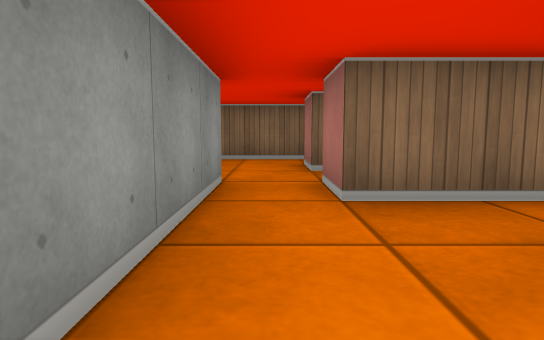
View 1 (above)

24 first-person views from a walk through a cub3D ray-caster map. The camera is about half as high as the walls, tilts 6° down and sees 75° across. The floor is counted in squares. Each view is taken from the middle of a square. On the plan, view 1 faces up. The plan holds only what a view shows up to about 9 squares ahead; the rest is blank.

View 2
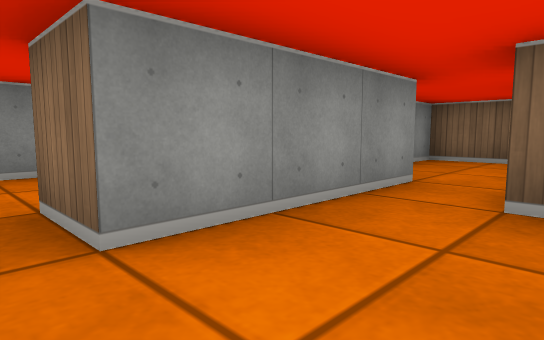

View 3
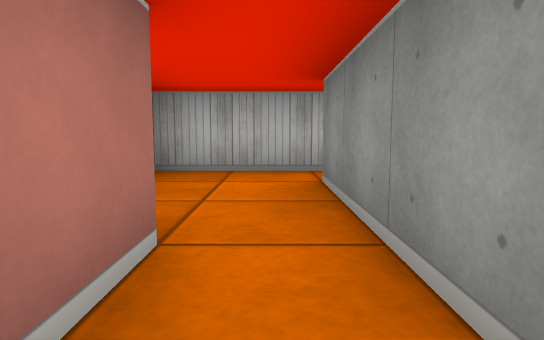

View 4
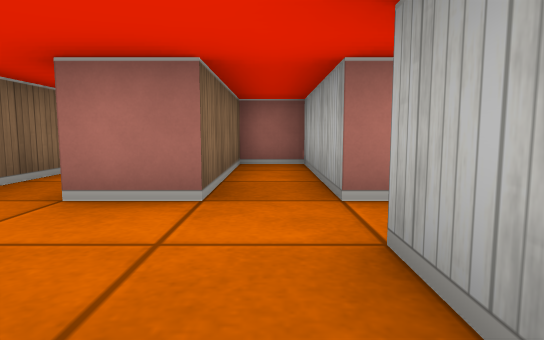

View 5
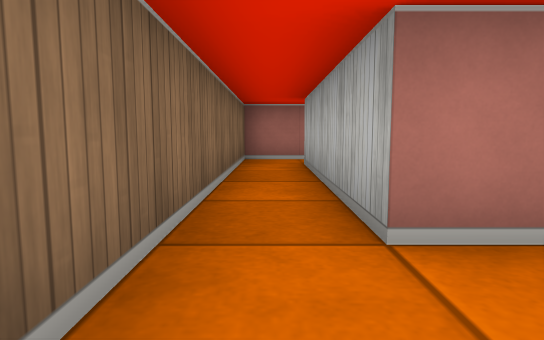

View 6
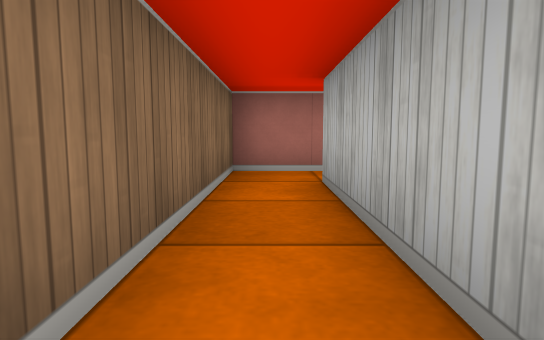

View 7
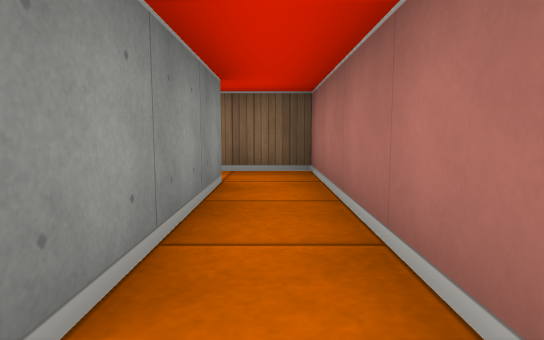

View 8
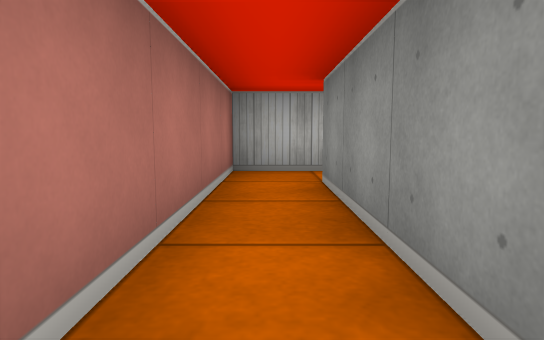

View 9
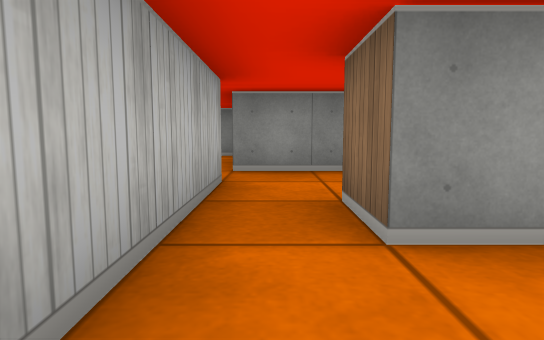

View 10
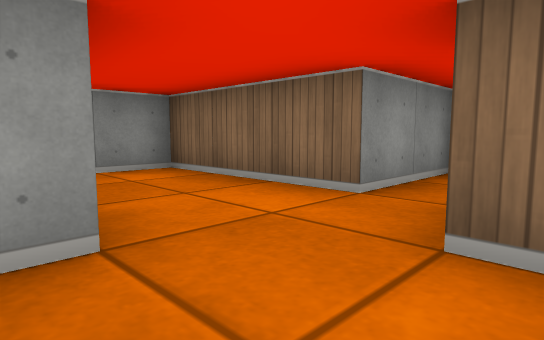

View 11
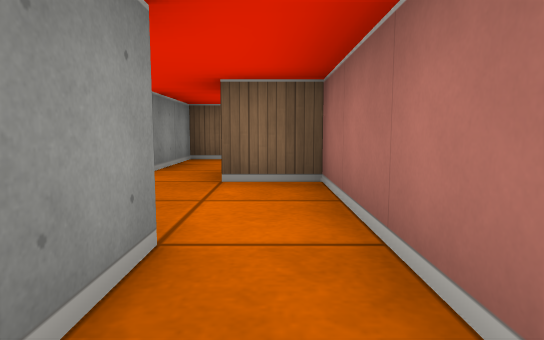

View 12
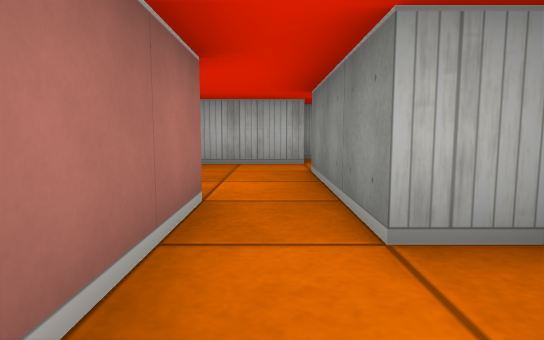

View 13
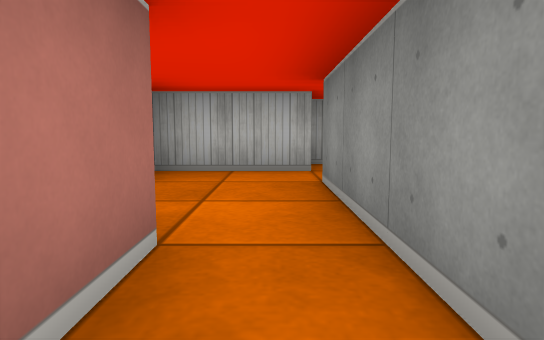

View 14
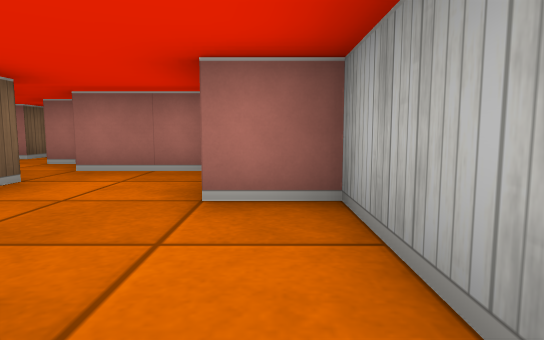

View 15
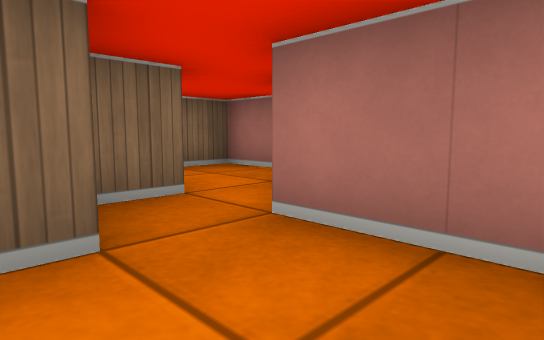

View 16
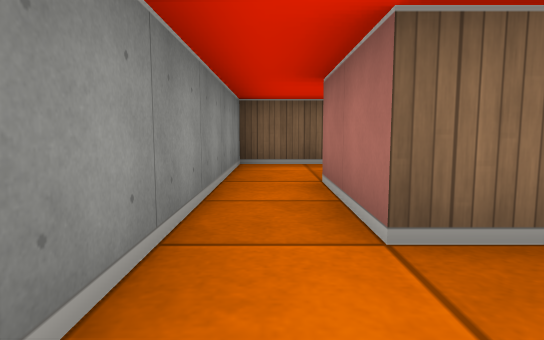

View 17
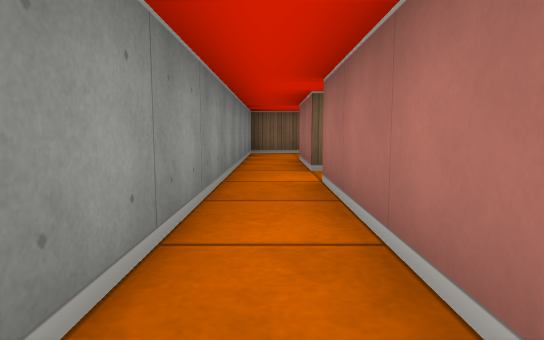

View 18
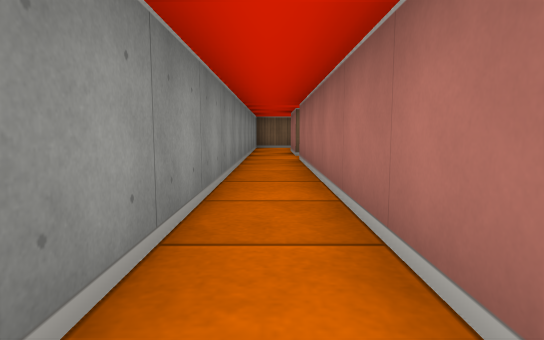

View 19
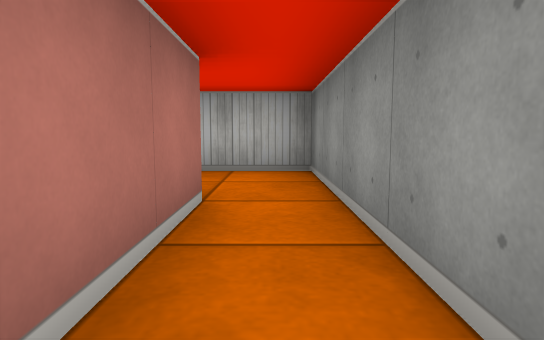

View 20
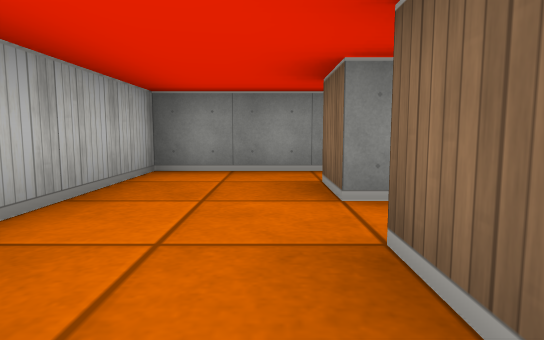

View 21
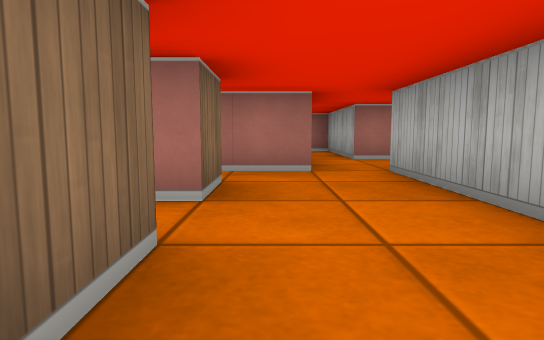

View 22
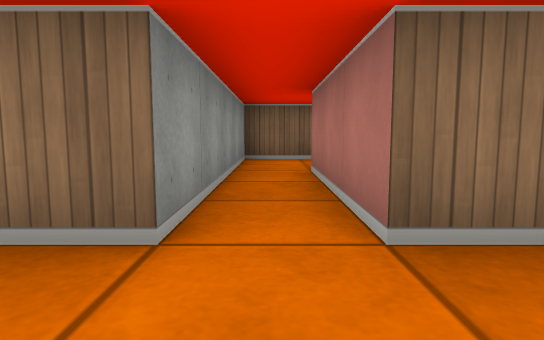

View 23
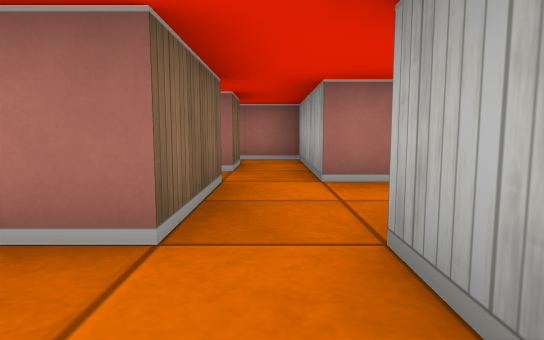

View 24
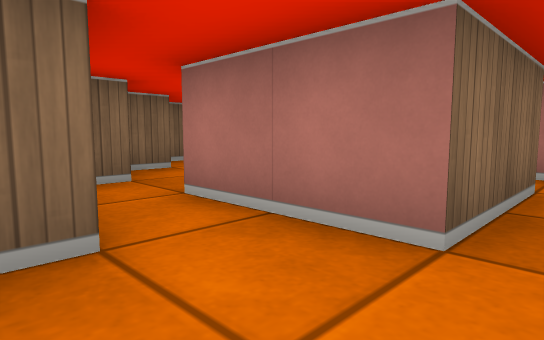

### Floor plan
Points are (right, up) in squares from view 1. A wall is a line through its corners. A room is listed if a view was taken in it or the views show most of it. See-through windows are left out.
Room 1 (views 1, 2, 9)
walls: (-2.5, -0.5) (1.5, -0.5); (-2.9, 1.5) (-3.5, 1.5) (-3.5, -0.5) (-5.5, -0.5); (-0.5, 0.5) (-1.5, 0.5)
ways out: opening at (-3, -1) to room 4; opening at (-4.5, -1.5) to room 10; opening at (0.5, 1)
Room 2 (views 3, 4)
walls: (-1.5, 3.5) (-0.5, 3.5) (-0.5, 2.5); (0.5, 2.5) (0.5, 3.5) (3.5, 3.5) (3.5, 4.5) (0.5, 4.5)
ways out: opening at (-0.5, 5) to room 3; opening at (-2, 4); opening at (0, 3)
Room 3 (views 5, 6, 7, 8)
walls: (0.5, 4.5) (0.5, 5.5) (4.5, 5.5) (4.5, 2.5); (4.2, 1.5) (5.5, 1.5) (5.5, 6.5) (-1.5, 6.5) (-1.5, 5.8)
ways out: opening at (-0.5, 5) to room 2; opening at (4, 2)
Room 4 (views 10, 12, 13)
walls: (-3.2, -3.5) (-2.5, -3.5) (-2.5, -4.5); (-1.5, -4.5) (-1.5, -1.5) (-2.5, -1.5); (-3.5, -2.4) (-3.5, -2.9)
ways out: opening at (-3, -1) to room 1; opening at (-2, -5) to room 5
Room 5 (views 11, 14, 15)
walls: (-2.5, -4.5) (-2.5, -6.5); (0.6, -4.5) (0.1, -4.5); (1.5, -6.1) (1.5, -4.5); (-2.6, -7.5) (-0.5, -7.5) (-0.5, -6.5); (1.6, -3.5) (0.8, -3.5); (2.5, -4) (2.5, -3.5)
ways out: opening at (-2, -5) to room 4; opening at (-3, -7) to room 8; opening at (2, -3) to room 9
Room 6 (views 16, 17, 18, 19, 21)
walls: (-6.5, -4.5) (-6.5, -13.5) (-5.5, -13.5); (-5.5, -11.5) (-5.5, -5.5); (-4.8, -4.5) (-5.5, -4.5)
ways out: opening at (-5, -12.5) to room 8; opening at (-6, -3.5) to room 10
Room 7 (views 20, 23, 24)
walls: (0.5, -13.5) (1.5, -13.5); (0.5, -12.5) (-1.5, -12.5) (-1.5, -11.5); (-2.4, -11.5) (-3.5, -11.5); (-3.5, -13.5) (-1.5, -13.5)
ways out: opening at (-3, -12.5) to room 8; opening at (2, -13) to room 11; opening at (-2, -11); opening at (-0.5, -14); opening at (1, -11.5)
Room 8 (view 22)
walls: (-3.5, -11.5) (-3.5, -8.5); (-3.2, -6.5) (-4.5, -6.5) (-4.5, -11.5) (-5.5, -11.5); (-5.5, -13.5) (-3.5, -13.5)
ways out: opening at (-3, -7) to room 5; opening at (-5, -12.5) to room 6; opening at (-3, -12.5) to room 7
Room 9 (no view inside)
walls: (3.5, -2.5) (3.5, -1.5) (2.6, -1.5)
ways out: opening at (2, -3) to room 5; opening at (4, -3)
Room 10 (no view inside)
walls: (-5.5, -0.5) (-6.5, -0.5) (-6.5, -4.5); (-5.5, -4.5) (-5.5, -2.5)
ways out: opening at (-4.5, -1.5) to room 1; opening at (-6, -3.5) to room 6
Room 11 (no view inside)
walls: (1.5, -13.5) (3.5, -13.5) (3.5, -12.4); (2.5, -12.5) (1.5, -12.5)
ways out: opening at (2, -13) to room 7

Positions as (right, up) in squares from view 1, and headings:
1: (0, 0), facing up
2: (1, 0), facing up-left
3: (0, 4), facing down
4: (-2, 4), facing right
5: (-1, 6), facing right
6: (1, 6), facing right
7: (5, 2), facing up
8: (5, 6), facing down
9: (1, 0), facing left
10: (-2, -3), facing up-left
11: (-2, -5), facing up
12: (-2, -2), facing down
13: (-2, -3), facing down
14: (-3, -7), facing right
15: (0, -6), facing up-right
16: (-6, -6), facing up
17: (-6, -9), facing up
18: (-6, -12), facing up
19: (-6, -9), facing down
20: (-2, -12), facing left
21: (-6, -12), facing right
22: (-4, -13), facing up
23: (-3, -13), facing right
24: (-3, -13), facing up-right
